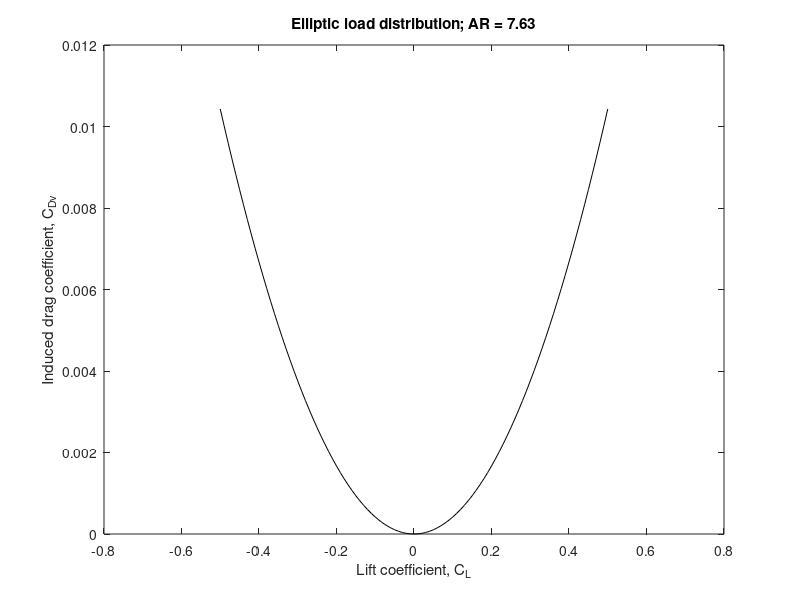

The MATLAB source for this figure:
%
% Chapter 5 Problem 3.
CL = -.5:.01:.5;
delta = 0;
deltad = 0;
AR = 7.63;
CDV = (1+delta)*CL.^2./(pi*AR);
CDVd = (1+deltad)*CL.^2./(pi*AR); 
plot(CL,CDV,'k')
title('Elliptic load distribution; AR = 7.63')
ylabel('Induced drag coefficient, C_{Dv}')
xlabel('Lift coefficient, C_L')
